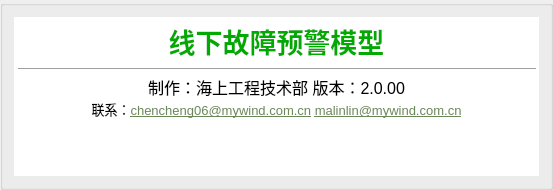
<?xml version="1.0" encoding="UTF-8"?>
<ui version="4.0">
 <class>GroupBox</class>
 <widget class="QGroupBox" name="GroupBox">
  <property name="geometry">
   <rect>
    <x>0</x>
    <y>0</y>
    <width>553</width>
    <height>190</height>
   </rect>
  </property>
  <property name="windowTitle">
   <string>GroupBox</string>
  </property>
  <layout class="QVBoxLayout" name="verticalLayout">
   <item>
    <widget class="QTextBrowser" name="textBrowser">
     <property name="frameShape">
      <enum>QFrame::NoFrame</enum>
     </property>
     <property name="frameShadow">
      <enum>QFrame::Raised</enum>
     </property>
     <property name="lineWidth">
      <number>0</number>
     </property>
     <property name="html">
      <string>&lt;!DOCTYPE HTML PUBLIC &quot;-//W3C//DTD HTML 4.0//EN&quot; &quot;http://www.w3.org/TR/REC-html40/strict.dtd&quot;&gt;
&lt;html&gt;&lt;head&gt;&lt;meta name=&quot;qrichtext&quot; content=&quot;1&quot; /&gt;&lt;style type=&quot;text/css&quot;&gt;
p, li { white-space: pre-wrap; }
&lt;/style&gt;&lt;/head&gt;&lt;body style=&quot; font-family:'SimSun'; font-size:9pt; font-weight:400; font-style:normal;&quot;&gt;
&lt;p align=&quot;center&quot; style=&quot; margin-top:0px; margin-bottom:0px; margin-left:0px; margin-right:0px; -qt-block-indent:0; text-indent:0px;&quot;&gt;&lt;span style=&quot; font-size:20pt; font-weight:600; color:#00aa00;&quot;&gt;线下故障预警模型&lt;/span&gt;&lt;/p&gt;
&lt;hr /&gt;
&lt;p align=&quot;center&quot; style=&quot; margin-top:0px; margin-bottom:0px; margin-left:0px; margin-right:0px; -qt-block-indent:0; text-indent:0px;&quot;&gt;&lt;span style=&quot; font-size:12pt;&quot;&gt;制作：海上工程技术部 版本：2.0.00&lt;/span&gt;&lt;/p&gt;
&lt;p align=&quot;center&quot; style=&quot; margin-top:0px; margin-bottom:0px; margin-left:0px; margin-right:0px; -qt-block-indent:0; text-indent:0px;&quot;&gt;&lt;span style=&quot; font-size:10pt;&quot;&gt;联系：&lt;/span&gt;&lt;span style=&quot; font-family:'JetBrains Mono','monospace'; font-size:10pt; text-decoration: underline; color:#6a8759;&quot;&gt;chencheng06@mywind.com.cn&lt;/span&gt;&lt;span style=&quot; font-family:'JetBrains Mono','monospace'; font-size:10pt; color:#6a8759;&quot;&gt; &lt;/span&gt;&lt;span style=&quot; font-family:'JetBrains Mono','monospace'; font-size:10pt; text-decoration: underline; color:#6a8759;&quot;&gt;malinlin@mywind.com.cn&lt;/span&gt;&lt;/p&gt;
&lt;p align=&quot;center&quot; dir='rtl' style=&quot;-qt-paragraph-type:empty; margin-top:0px; margin-bottom:0px; margin-left:0px; margin-right:0px; -qt-block-indent:0; text-indent:0px; font-family:'JetBrains Mono','monospace'; font-size:10pt; text-decoration: underline; color:#6a8759;&quot;&gt;&lt;br /&gt;&lt;/p&gt;
&lt;p align=&quot;center&quot; style=&quot;-qt-paragraph-type:empty; margin-top:0px; margin-bottom:0px; margin-left:0px; margin-right:0px; -qt-block-indent:0; text-indent:0px;&quot;&gt;&lt;br /&gt;&lt;/p&gt;&lt;/body&gt;&lt;/html&gt;</string>
     </property>
    </widget>
   </item>
  </layout>
 </widget>
 <resources/>
 <connections/>
</ui>
